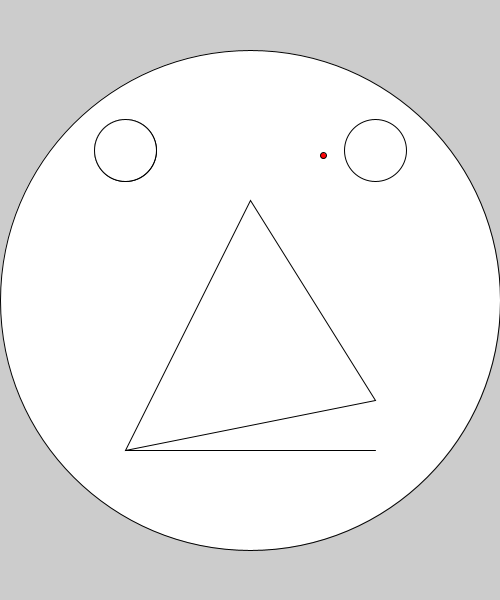
Frame 1 (no input)
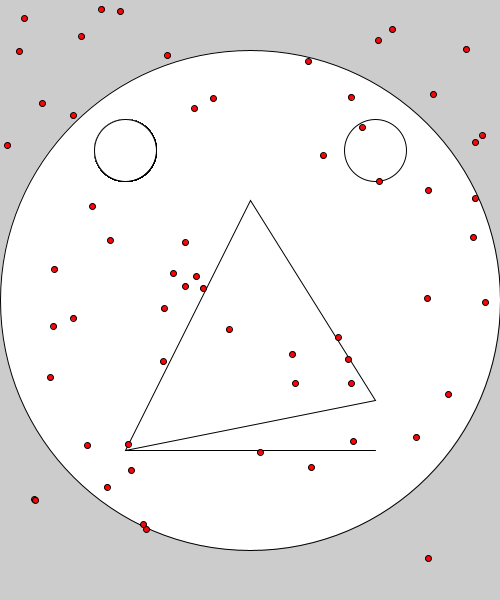
Frame 60 (the mouse pressed at the canvas centre just before this capture)
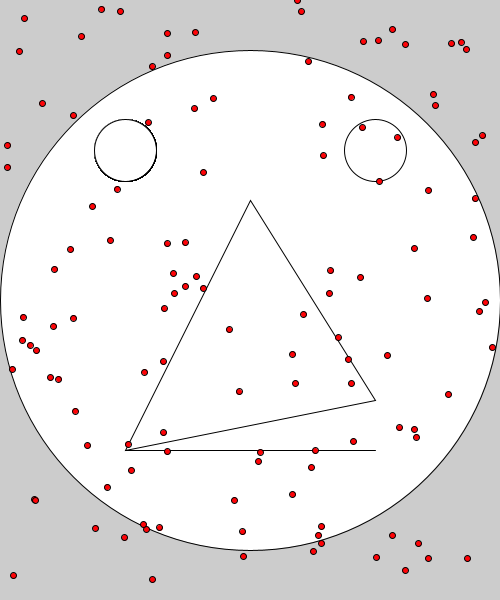
Frame 120 (the mouse held since frame 60 and released just before this capture)

The Processing sketch that drew these frames (run headless with seeded random() and noise(); from frame 60 on, the mouse is pressed at the canvas centre):

// Processing sketch: Shapes_2D
// ── Shapes_2D.pde
//Global Variables

void setup() {
  size(500, 600);
  //ellipse (x, y, horizontal-diameter, vertical-diameter);
  ellipse(width/2, height/2, width, width); //Face
  ellipse(width/4, height/4, width/8, width /8); //Left Eye
  ellipse(width*3/4, height/4, width/8, width /8); //Rigtht Eye
  //line(x-point1, y-point1, x-point2, y-point2);
  line(width/4, height*3/4, width*3/4, height*3/4); //fix the tear to a smile
  //triangle(x-point1, y-point1, x-point2, y-point2, x-point3, y-point3); 
  triangle(width*2/4, height*1/3, width*3/4, height*2/3, width*1/4, height*3/4);
  fill(#FF0307); //Red
}

void draw() {
  fill(#FF0307); 
  ellipse(random(width), random(height), width*1/75, width*1/75);
  fill(#FFFFFF); //White
  ellipse(width/4, height/4, width/8, width /8);
}
